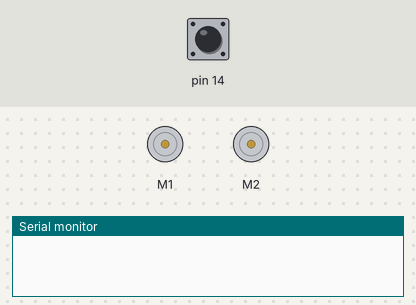
Recording of a sketch running on a simulated Arduino Leonardo, built with avr-gcc and run on an emulated ATmega32U4. Parts: 2 × DC motor (green arrow = forward, orange = backward, longer = faster), the last lines printed to the serial monitor. The test bench sets the inputs (shaded band); at power-on: pin 14 HIGH.

Above: at 1.2 s.
1.3 s: pin 14 pulled LOW for 0.15 s
At 2.3 s:
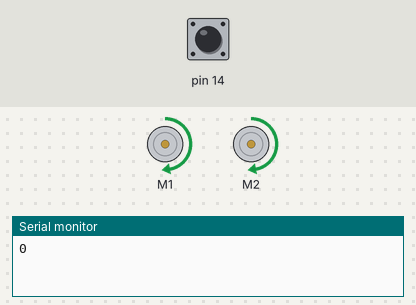
Timing chart, 0 to 4.3 s (numbered marks = the images above; inputs shaded):
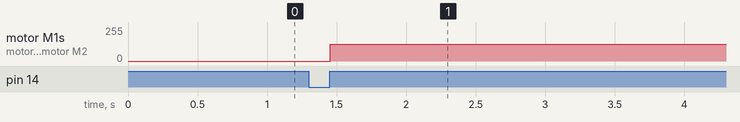

Measured:
- after the input at 1.3 s, motor M1, motor M2: stopped → forward 127/255 after 0.16 s

The sketch:

scenario_3_1_final.ino
```cpp
#include <Zumo32U4.h>
Zumo32U4Motors motors;
Zumo32U4Encoders encoders;
Zumo32U4ButtonA buttonA;
int count1;
int count2;

void setup() {
Serial.begin(9600);


}

void loop() {
  buttonA.waitForButton();
  count1 = encoders.getCountsAndResetRight();
  Serial.println(count1);
  motors.setSpeeds(200,200);
  delay(60000);
  count2=encoders.getCountsRight();
  Serial.println(count2);

}
```
